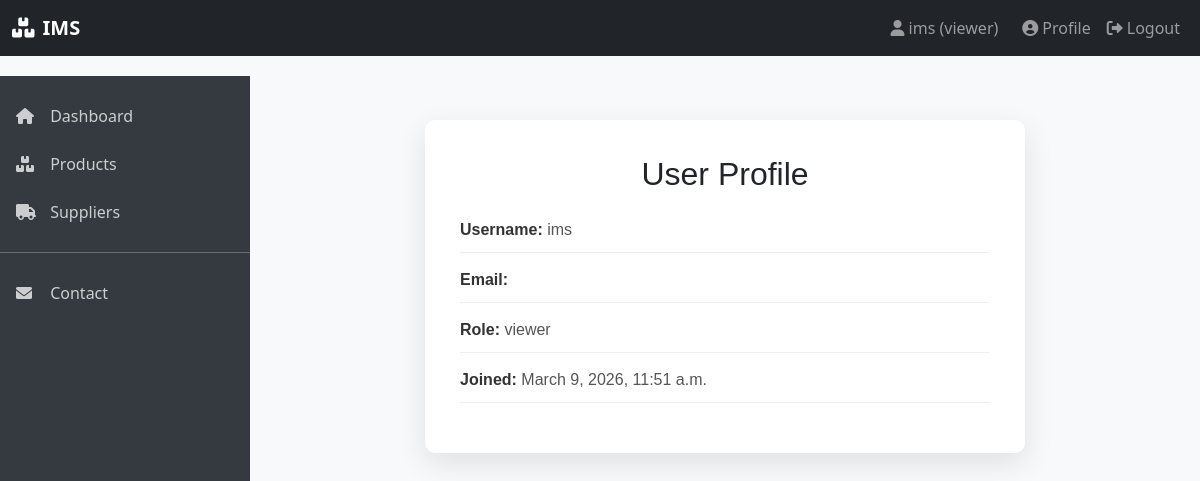
The app's page /accounts/profile/ (signed in), older data.
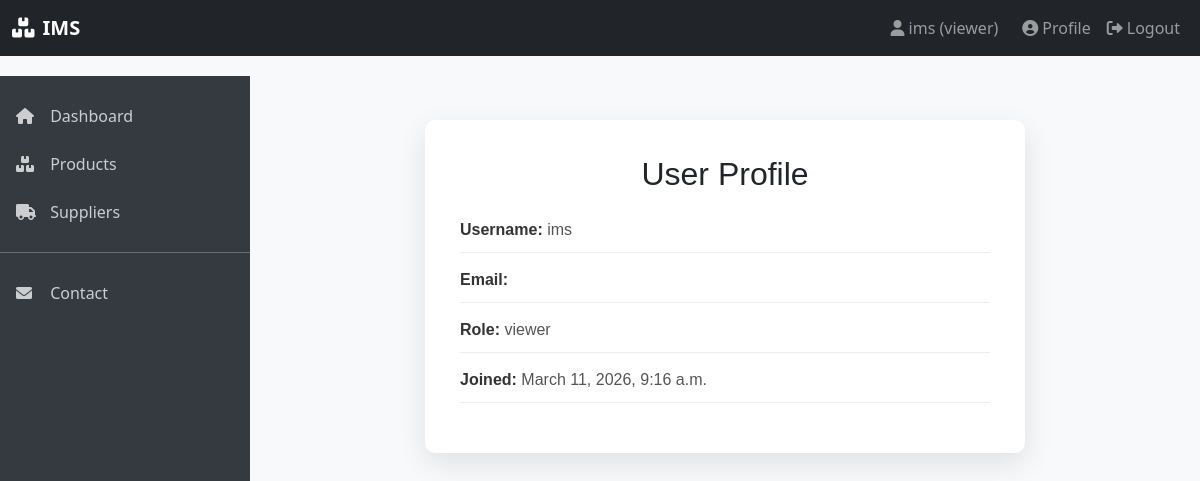
The same page, newer data.
### accounts/models.py (models this page shows, shortened)
class User(AbstractUser):
    ROLE_CHOICES = [
        ('manager', 'Manager'),
        ('staff', 'Staff'),
    ]
    bio = models.TextField(blank=True, null=True)
    role = models.CharField(max_length=10, choices=ROLE_CHOICES, default='staff')
    joined_date = models.DateTimeField(auto_now_add=True)

### accounts/views.py (the view)
# urls.py: path('profile/', views.profile_view, name='profile'),
@login_required
def profile_view(request):
    return render(request, 'accounts/profile.html', {'user': request.user})

### core/context_processors.py (called while the page is built)
def site_nav(request):
    return {
        'low_stock_products': Product.objects.filter(is_active=True, stock_quantity__lte=10).count(),
        'user_role': request.user.role if request.user.is_authenticated else None,
    }

### templates/accounts/profile.html (shortened to what this page needs)
{% extends 'base.html' %}
{% block content %}
<div class="profile-container">
    <div class="profile-card">
        <h2 class="profile-title">User Profile</h2>
        <div class="profile-info">
            <span class="profile-label">Username:</span>
            <span class="profile-value">{{ user.username }}</span>
        </div>
        <div class="profile-info">
            <span class="profile-label">Email:</span>
        </div>
        <div class="profile-info">
            <span class="profile-label">Role:</span>
            <span class="profile-value">{{ user.role }}</span>
        </div>
        <div class="profile-info">
            <span class="profile-label">Joined:</span>
            <span class="profile-value">{{ user.joined_date }}</span>
        </div>
    </div>
</div>
{% endblock %}

### templates/base.html (shortened to what this page needs)
<!DOCTYPE html>
<html lang="en">
<head>
    <link href="https://cdn.jsdelivr.net/npm/bootstrap@5.1.3/dist/css/bootstrap.min.css" rel="stylesheet">
    <link rel="stylesheet" href="https://cdnjs.cloudflare.com/ajax/libs/font-awesome/6.0.0/css/all.min.css">
</head>
<body>
    <nav class="navbar navbar-expand-lg navbar-dark bg-dark">
        <div class="container-fluid">
            <a class="navbar-brand ms-3 ms-lg-0" href="{% url 'core:landing' %}">
                <i class="fas fa-boxes me-2"></i>IMS
            </a>
            <div class="navbar-nav ms-auto">
                {% if user.is_authenticated %}
                    <span class="navbar-text me-3">
                        <i class="fas fa-user me-1"></i>{{ user.username }} ({{ user.get_role_display }})
                    </span>
                    <a class="nav-link" href="{% url 'accounts:profile' %}">
                        <i class="fas fa-user-circle me-1"></i>Profile
                    </a>
                    <a class="nav-link" href="{% url 'accounts:logout' %}">
                        <i class="fas fa-sign-out-alt me-1"></i>Logout
                    </a>
                {% endif %}
            </div>
        </div>
    </nav>
    {% if user.is_authenticated %}
    <div class="sidebar" id="sidebar">
        <nav class="nav flex-column py-3">
            <a class="nav-link" href="{% url 'core:landing' %}">
                <i class="fas fa-home"></i> Dashboard
            </a>
            <a class="nav-link" href="{% url 'core:product_list' %}">
                <i class="fas fa-boxes"></i> Products
            </a>
            <a class="nav-link" href="{% url 'core:supplier_list' %}">
                <i class="fas fa-truck"></i> Suppliers
            </a>
            <hr class="my-3">
            <a class="nav-link" href="{% url 'core:contact' %}">
                <i class="fas fa-envelope"></i> Contact
            </a>
        </nav>
    </div>
    {% endif %}
    <div class="main-content{% if not user.is_authenticated %} expanded{% endif %}" id="main-content">
        <div class="container-fluid mt-4">
            {% block content %}{% endblock %}
        </div>
    </div>
</body>
</html>

Row changes from the older to the newer data that the page shows:
changed User "ims": joined_date "March 9, 2026, 11:51 a.m." → "March 11, 2026, 9:16 a.m."
